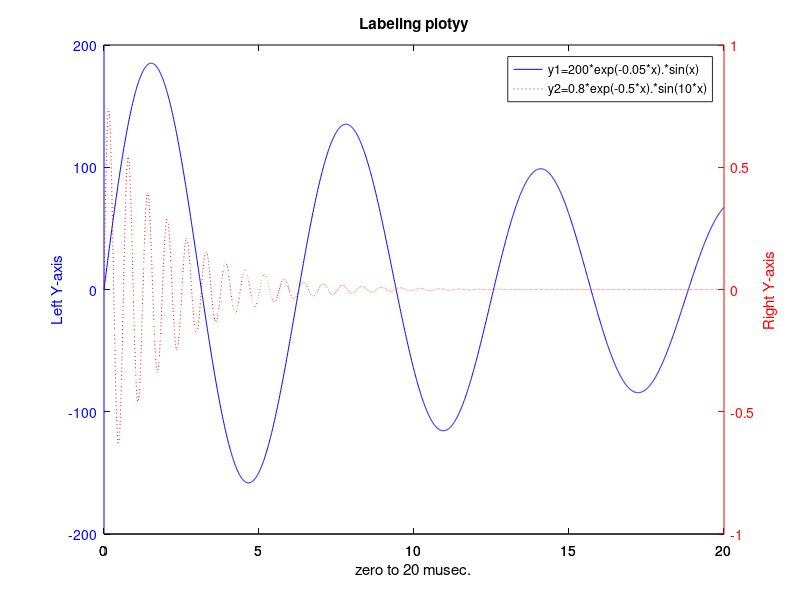

Source code (MATLAB):
x=0:0.01:20;
y1=200*exp(-0.05*x).*sin(x);
y2=0.8*exp(-0.5*x).*sin(10*x);
figure;
[AX,H1,H2]=plotyy(x,y1,x,y2,'plot');
set(AX(1),'XColor','k','YColor','b')
set(AX(2),'XColor','k','YColor','r')
HH1=get(AX(1),'YLabel');set(HH1,'String','Left Y-axis','Color','b')
HH2=get(AX(2),'YLabel');set(HH2,'String','Right Y-axis','Color','r')
set(H1,'LineStyle','-','Color','b')
set(H2,'LineStyle',':','Color','r')
legend([H1,H2],{'y1=200*exp(-0.05*x).*sin(x)','y2=0.8*exp(-0.5*x).*sin(10*x)'})
xlabel('zero to 20 musec.')
title('Labeling plotyy')
